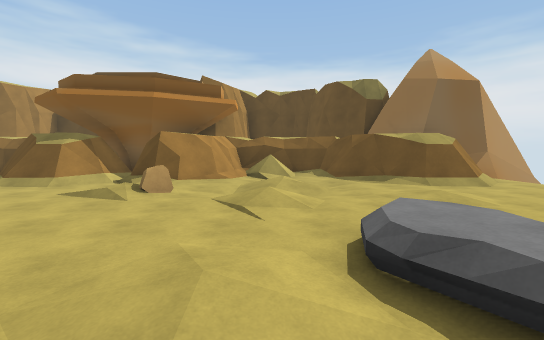
View 1 (above)

16 first-person views from a walk through a Unity game level. The camera is 1.5 m above the floor, tilts 4° down and sees 90° across. The floor is counted in squares, 2 m on a side. Each view is taken from the middle of a square. On the plan, view 1 faces up. The plan holds only what a view shows up to about 10 squares ahead; the rest is blank. The place goes on beyond the plan.

View 2
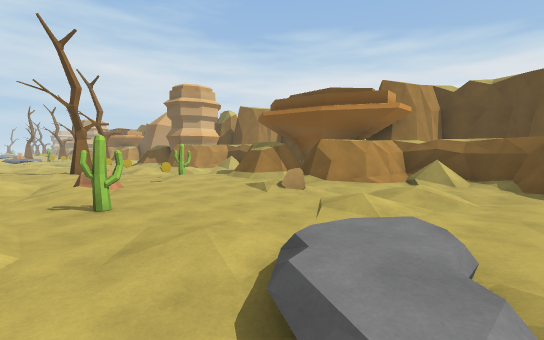

View 3
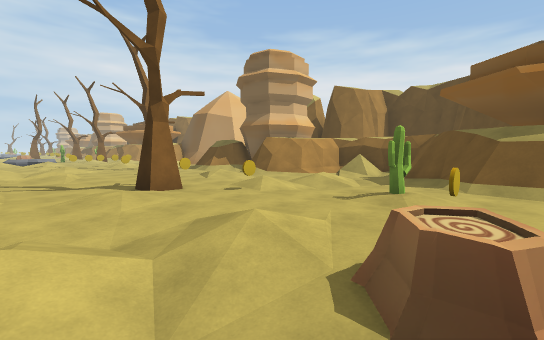

View 4
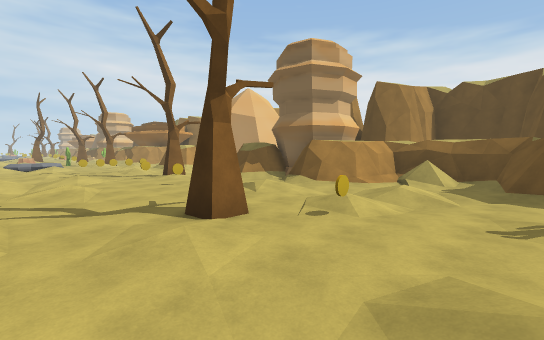

View 5
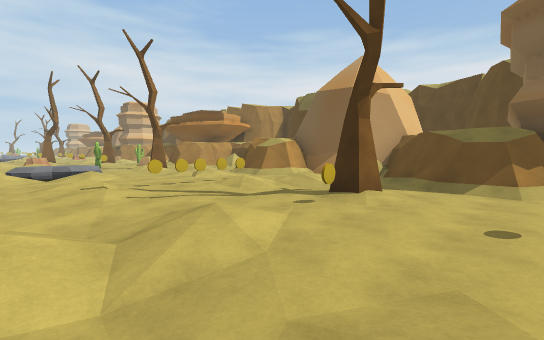

View 6
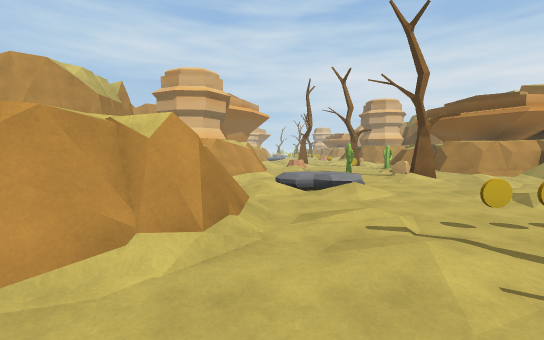

View 7
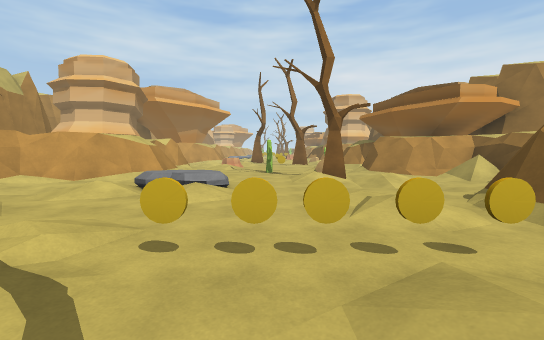

View 8
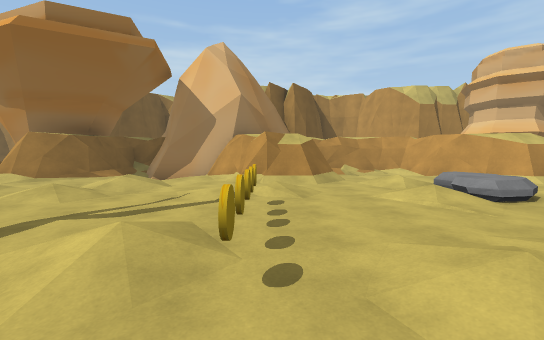

View 9
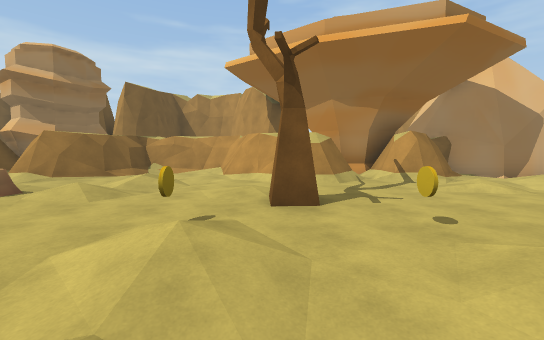

View 10
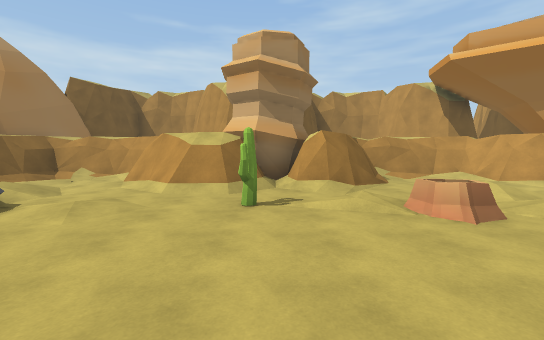

View 11
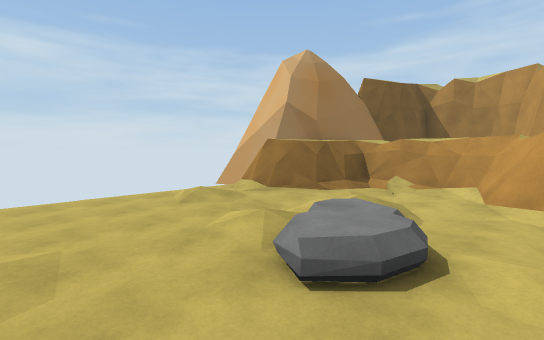

View 12
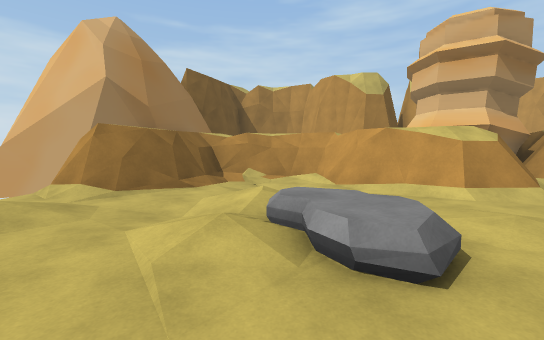

View 13
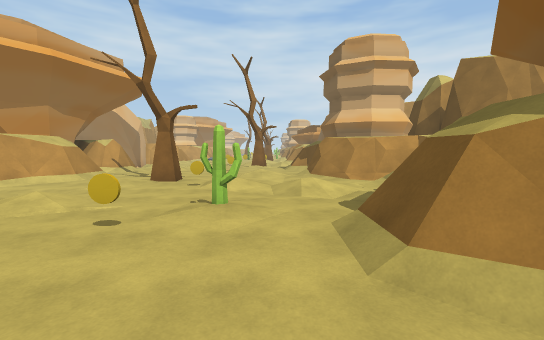

View 14
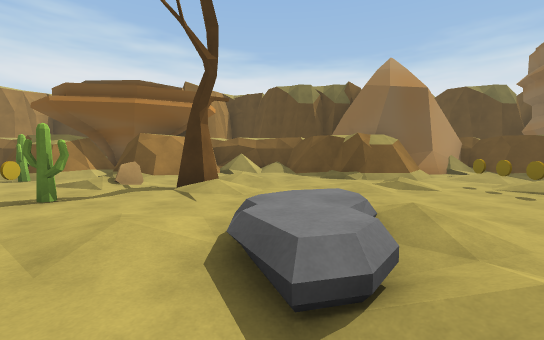

View 15
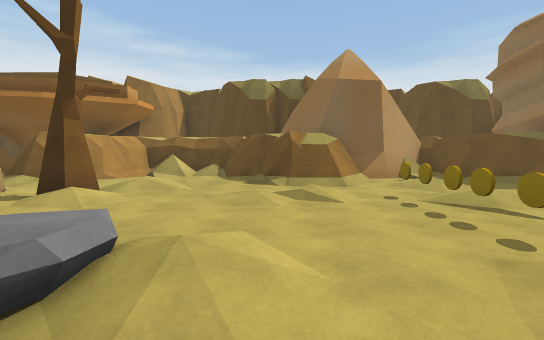

View 16
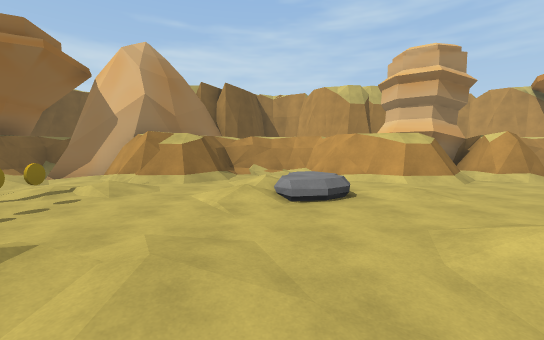

### Floor plan
Key: @ floor where view 1 was taken; # wall or solid block; . main floor; : floor 0.25 m higher than the main floor; - floor 0.25 m lower than the main floor; + floor 0.75 m higher than the main floor; / step, stairs or slope; R rock; C cactus; I coin; T tree; O other object.
Columns run from 28 left of view 1 to 7 right of it. Each row starts with its distance up from view 1.
 10                R
  9   ####   ###  RR ##### #   ####    #
  8  ##/.#####/## RR #///#######/.## ###
  7 ##.../###../###R##...######.../###.
  6 #..:/.##/:/./#/./..:-.##....:/.///.
  5 .RT.-..:I.-...../.-.......R-.-....
  4 ...:....I:..T......:.C......:......
  3 IC......I...I.O.I..I..I............
  2 ....//..I.........T..:.O.....+R....
  1 ....+R..::....:........O:C...//..:.
  0 .//./:.....//........:....//@.:....
 -1 /##/...##/....#####....##/##/.../##
 -2 R ##/..#####.###  ##.-/##R###/..###
 -3  R #####   #####   #####R R #####
 -4  R          #         #   R

Positions as (right, up) in squares from view 1, and headings:
1: (0, 0), facing up
2: (2, 0), facing up-left
3: (-5, 0), facing up-left
4: (-7, 0), facing up-left
5: (-14, 0), facing up-left
6: (-17, 0), facing left
7: (-18, 3), facing left
8: (-20, 6), facing down
9: (-10, 6), facing down
10: (-3, 5), facing down
11: (0, 4), facing down-right
12: (2, 4), facing down
13: (-3, 5), facing left
14: (-24, -1), facing up
15: (-22, 0), facing up
16: (-23, 6), facing down
